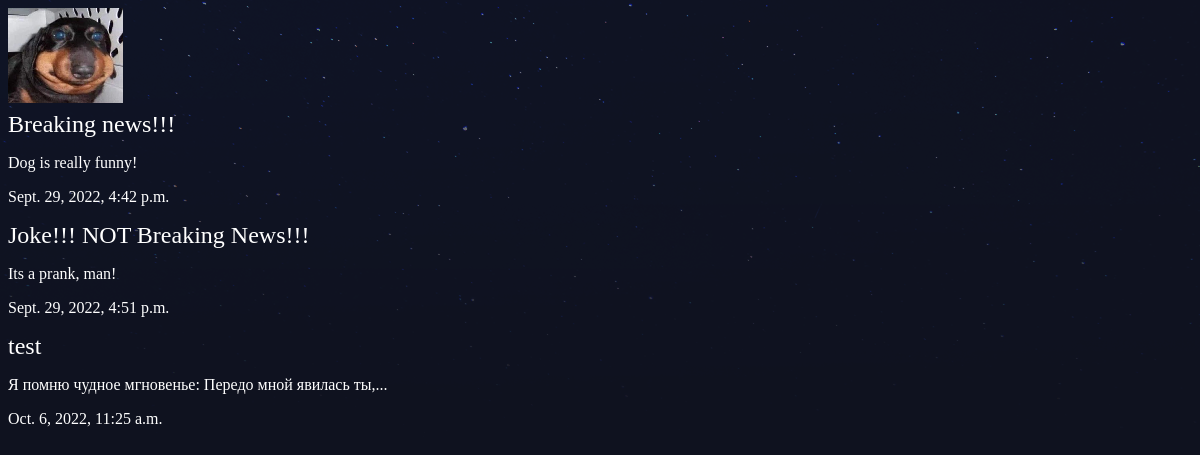
The app's page /articles/ with its own data.
### articles/models.py (models this page shows, shortened)
class Article(models.Model):
    title = models.CharField(max_length=128)
    slug = models.SlugField()
    body = models.TextField()
    date = models.DateTimeField(auto_now_add=True)
    thumb = models.ImageField(default="default.png",blank=True)
    def snippet(self):
        if (len(self.body)>50):
            return self.body[:50] + "..."
        else: return self.body

### articles/views.py (the view)
# urls.py: path('',views.article_list,name="list"),
def article_list(request):
    articles = Article.objects.all().order_by("date")
    return render(request, 'articles/article_list.html',{'articles':articles})

### articles/templates/articles/article_list.html
{%extends 'base_layout.html'%}
{% block content %}
    <div class = "articles">
        {% for article in articles %}
        <div class="article">
            <h2><a href="{% url 'articles:detail' article.slug %}">{{article.title}}</a></h2>
            <p>{{article.snippet}}</p>
            <p>{{article.date}}</p>
        </div>
        {% endfor %}
    </div>
{% endblock %}

### assets/styles.css (style rules this page uses)
body { background-color: #0f121f; background-image: url(stars.png); background-repeat: no-repeat; color: #fff; }
body * { font-family: Ubuntu; }
h1, h2, h3, h4, h5 { font-weight: normal; margin: 0; }
a, a:hover, a:visited { color: #fff; text-decoration: none; }

### records on screen
Article: title "Breaking news!!!", snippet "Dog is really funny!", date "Sept. 29, 2022, 4:42 p.m."
Article: title "Joke!!! NOT Breaking News!!!", snippet "Its a prank, man!", date "Sept. 29, 2022, 4:51 p.m."
Article: title "test", snippet "Я помню чудное мгновенье: Передо мной явилась ты,...", date "Oct. 6, 2022, 11:25 a.m."
